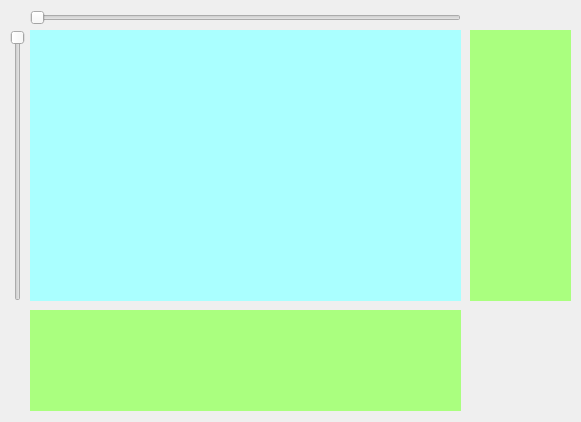
<?xml version="1.0" encoding="UTF-8"?>
<ui version="4.0">
 <class>ImgAnalyze</class>
 <widget class="QDialog" name="ImgAnalyze">
  <property name="geometry">
   <rect>
    <x>0</x>
    <y>0</y>
    <width>581</width>
    <height>422</height>
   </rect>
  </property>
  <property name="windowTitle">
   <string>ImgAnalyze</string>
  </property>
  <widget class="QLabel" name="label">
   <property name="geometry">
    <rect>
     <x>30</x>
     <y>30</y>
     <width>431</width>
     <height>271</height>
    </rect>
   </property>
   <property name="styleSheet">
    <string notr="true">background-color: rgb(170, 255, 255);</string>
   </property>
   <property name="text">
    <string/>
   </property>
  </widget>
  <widget class="QSlider" name="horizontalSlider">
   <property name="geometry">
    <rect>
     <x>30</x>
     <y>10</y>
     <width>431</width>
     <height>16</height>
    </rect>
   </property>
   <property name="orientation">
    <enum>Qt::Horizontal</enum>
   </property>
  </widget>
  <widget class="QSlider" name="verticalSlider">
   <property name="geometry">
    <rect>
     <x>10</x>
     <y>30</y>
     <width>16</width>
     <height>271</height>
    </rect>
   </property>
   <property name="orientation">
    <enum>Qt::Vertical</enum>
   </property>
   <property name="invertedAppearance">
    <bool>true</bool>
   </property>
  </widget>
  <widget class="QLabel" name="label_2">
   <property name="geometry">
    <rect>
     <x>30</x>
     <y>310</y>
     <width>431</width>
     <height>101</height>
    </rect>
   </property>
   <property name="styleSheet">
    <string notr="true">background-color: rgb(170, 255, 127);</string>
   </property>
   <property name="text">
    <string/>
   </property>
  </widget>
  <widget class="QLabel" name="label_3">
   <property name="geometry">
    <rect>
     <x>470</x>
     <y>30</y>
     <width>101</width>
     <height>271</height>
    </rect>
   </property>
   <property name="styleSheet">
    <string notr="true">background-color: rgb(170, 255, 127);</string>
   </property>
   <property name="text">
    <string/>
   </property>
  </widget>
 </widget>
 <resources/>
 <connections/>
</ui>
